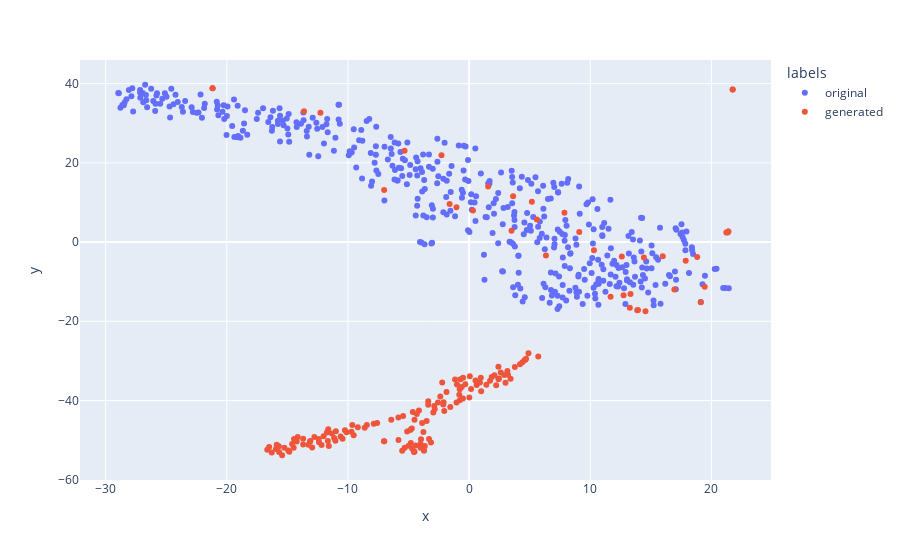

Notebook cell for this chart:
### Code cell
import json
import networkx as nx
import random
import numpy as np
import pandas as pd
import plotly.express as px
import matplotlib.pyplot as plt
from sklearn.manifold import TSNE

RANDOM_SEED = 42
random.seed(RANDOM_SEED)
np.random.seed(RANDOM_SEED)

graph = nx.Graph()

f = json.load(open('1_med_output_graph.json'))
graph.add_nodes_from(f['nodes'])
graph.add_edges_from(f['edges'])

node_embeddings = [graph.nodes[n]["cls_embeddings"] for n in graph.nodes()]
for i in range(len(node_embeddings)):
    if isinstance(node_embeddings[i], float):
        graph.remove_node(i)
node_embeddings = [graph.nodes[n]["cls_embeddings"] for n in graph.nodes()]

node_colors = ["original" if graph.nodes[n]["plot_labels"] == 0 else "generated" for n in graph.nodes()]

cnt_original = 0
cnt_generated = 0
for i in node_colors:
    if i == "original":
        cnt_original += 1
    else:
        cnt_generated += 1

print("Number of original sentences in graph = " + str(cnt_original))
print("Number of generated sentences in graph = " + str(cnt_generated))

node_texts = [graph.nodes[n]["sentences"] for n in graph.nodes()]

tsne = TSNE(n_components=2, n_iter=5000)
node_embeddings_2d = tsne.fit_transform(node_embeddings)

tsne_df = pd.DataFrame({"x": node_embeddings_2d[:, 0], "y": node_embeddings_2d[:, 1], "labels": node_colors, "node_texts": node_texts})

fig = px.scatter(tsne_df, x="x", y="y", color="labels", hover_data=["node_texts"])
fig.show()
fig.write_html("gen_cls_tsne.html")

### Figure 1 — Plotly figure (JSON) as saved in the notebook; plotly's stock layout.template omitted (floating-point values rounded to 4 significant figures; data arrays with more than 128 entries replaced by an {"elided": "..."} marker saying what was removed)
{"data": [{"customdata": {"elided": "444x1 str values"}, "hovertemplate": "labels=original<br>x=%{x}<br>y=%{y}<br>node_texts=%{customdata[0]}<extra></extra>", "legendgroup": "original", "marker": {"color": "#636efa", "symbol": "circle"}, "mode": "markers", "name": "original", "orientation": "v", "showlegend": true, "type": "scatter", "x": {"elided": "444 float values"}, "xaxis": "x", "y": {"elided": "444 float values"}, "yaxis": "y"}, {"customdata": {"elided": "173x1 str values"}, "hovertemplate": "labels=generated<br>x=%{x}<br>y=%{y}<br>node_texts=%{customdata[0]}<extra></extra>", "legendgroup": "generated", "marker": {"color": "#EF553B", "symbol": "circle"}, "mode": "markers", "name": "generated", "orientation": "v", "showlegend": true, "type": "scatter", "x": {"elided": "173 float values"}, "xaxis": "x", "y": {"elided": "173 float values"}, "yaxis": "y"}], "layout": {"legend": {"title": {"text": "labels"}, "tracegroupgap": 0}, "margin": {"t": 60}, "xaxis": {"anchor": "y", "domain": [0, 1], "title": {"text": "x"}}, "yaxis": {"anchor": "x", "domain": [0, 1], "title": {"text": "y"}}}}
